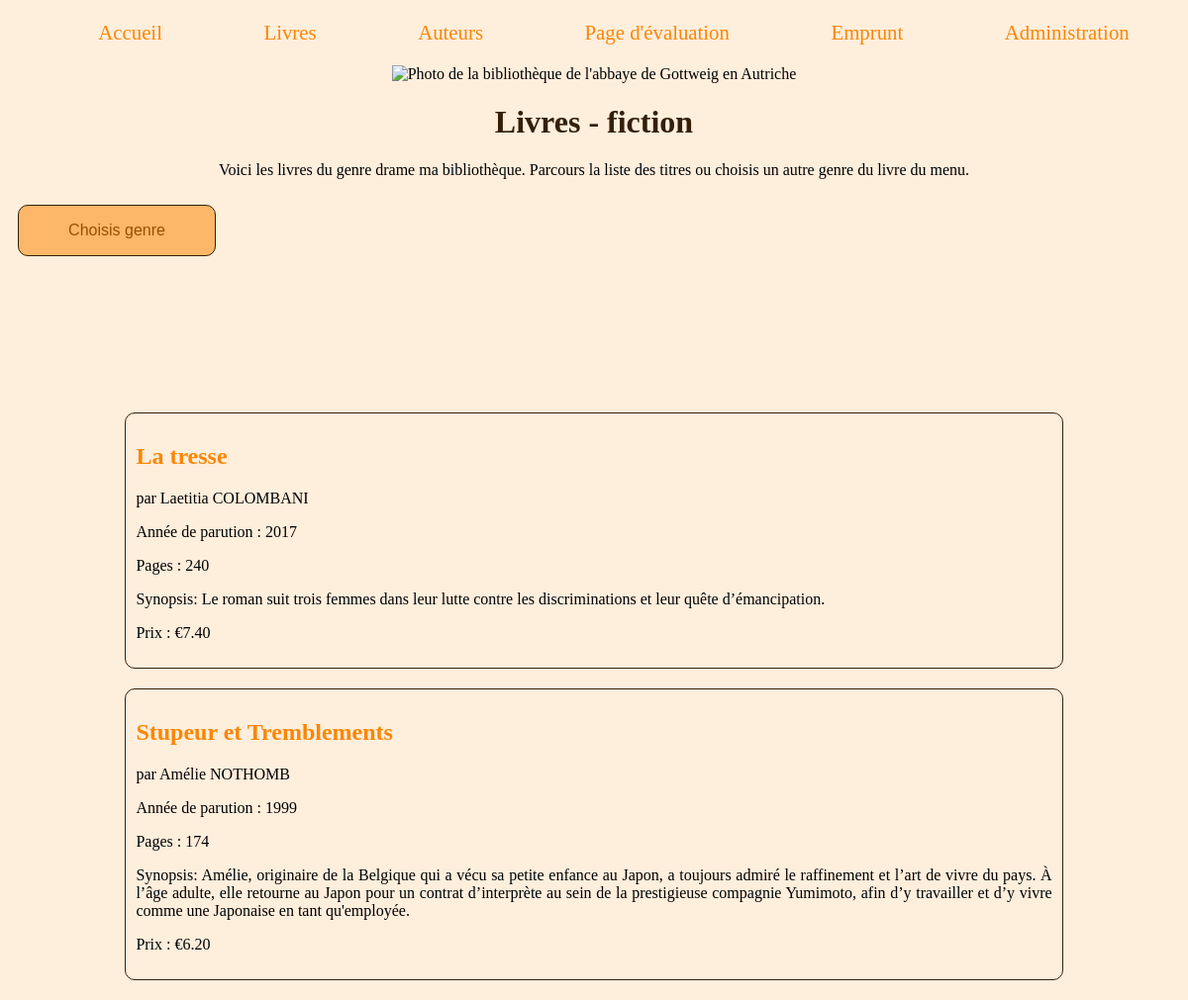
The page /fiction.php on the database its author committed.
### tables this page shows
CREATE TABLE livres (
    `id` INT(11) NOT NULL AUTO_INCREMENT PRIMARY KEY,
    `titre` VARCHAR(50),
    `sorti` INT(11),
    `synopsis` TEXT,
    `auteur` INT(11),
    `pages` INT(11),
    `prix` DECIMAL(5, 2)
);

CREATE TABLE IF NOT EXISTS auteurs (
    `id` INT(11) NOT NULL AUTO_INCREMENT PRIMARY KEY,
    `nom` VARCHAR(28),
    `prenom` VARCHAR(28),
    `naissance` DATE,
    `mort` DATE,
    `biographie` TEXT,
    `photo` VARCHAR(143)
);

### fiction.php (the view, shortened to what this page needs)
<!DOCTYPE html>
<html lang="fr">
	<head>
     	<link rel="stylesheet" href="livres.css">
 	</head>
    <body>
	    <?php
         include ('includes/nav.php');
         require('databases/connectDatabase.php');
        $bdd = connexionDB($host,$db_name,$login,$password);
    	$requete= $bdd->prepare("SELECT l.titre,l.sorti, l.synopsis, l.pages, l.prix, a.id, a.nom, a.prenom, g.genreID
		FROM livres AS l
		LEFT JOIN auteurs AS a
		ON l.auteur = a.id
		LEFT JOIN auteursGenres AS g
		ON l.auteur=g.auteurID
		WHERE g.genreID = 5
		");
     	$requete->execute();
     	$requete = $requete->fetchAll();
		?>
		<div class="imagelibrary">
		<img src="Images/AustriaGoettweigAbbey.jpg" alt="Photo de la bibliothèque de l'abbaye de Gottweig en Autriche" title="Abbaye de Goettweig en Autriche" />
		</div>
			<h1>Livres - fiction</h1>
				<div class="intro">
				<p>Voici les livres du genre drame ma bibliothèque. Parcours la liste des titres ou choisis un autre genre du livre du menu.</p>
				</div>
				<div class="main">
				<div class = "dropdownList">
        			<button class="dropdownButton"
            		onclick="showList()">
            		Choisis genre
        			</button>
      			</div>
				</div>
				<div>
					<?php
					foreach ($requete as $livre) {
					?>
					<section class = "book">
						<h2><a href="auteurs.php" target="_blank"><?= $livre["titre"]?></a></h2>
						<div>
                            <p>par <?= $livre['prenom']?> <?= $livre['nom']?></p>
							<p>Année de parution : <?= $livre['sorti']?></p>
                        	<p>Pages : <?= $livre['pages']?></p>
                        	<p>Synopsis: <?= $livre['synopsis']?></p>
                        	<p>Prix : €<?= $livre['prix']?></p>
                        </div>
    				</section>
		<?php } ?>
    			</div>
	</body>
</html>

### livres.css (style rules this page uses)
body { background-color: #FEEEDC; }
h1 { font-size: xx-large; text-align: center; color: #342009; }
.imagelibrary { text-align: center; }
.intro { text-align: center; }
.book { margin: auto 10% auto 10%; border: 1px solid #342009; border-radius: 10px; text-align: justify; padding: 10px; overflow: auto; word-wrap: break-word; margin-bottom: 20px; }
.book a { text-decoration: none; color: #FB8604; font-style: normal; }
.main { height: 200px; padding: 10px; }
.dropdownButton { background-color: #FDB768; color: #975102; padding: 16px; font-size: 16px; border: none; cursor: pointer; width: 200px; border: 1px solid #342009; border-radius: 10px; }

### rows shown on the page
livres: titre "La tresse", auteurs.prenom "Laetitia", auteurs.nom "COLOMBANI", sorti "2017", pages "240", synopsis "Le roman suit trois femmes dans leur lutte contre les discriminations et leur quête d’émancipation.", prix "7.40"
livres: titre "Stupeur et Tremblements", auteurs.prenom "Amélie", auteurs.nom "NOTHOMB", sorti "1999", pages "174", synopsis "Amélie, originaire de la Belgique qui a vécu sa petite enfance au Japon, a toujours admiré le raffinement et l’art de vivre du pays. À l’âge adulte, elle retourne au Japon pour un contrat d’interprète au sein de la prestigieuse compagnie Yumimoto, afin d’y travailler et d’y vivre comme une Japonaise en tant qu'employée.", prix "6.20"
